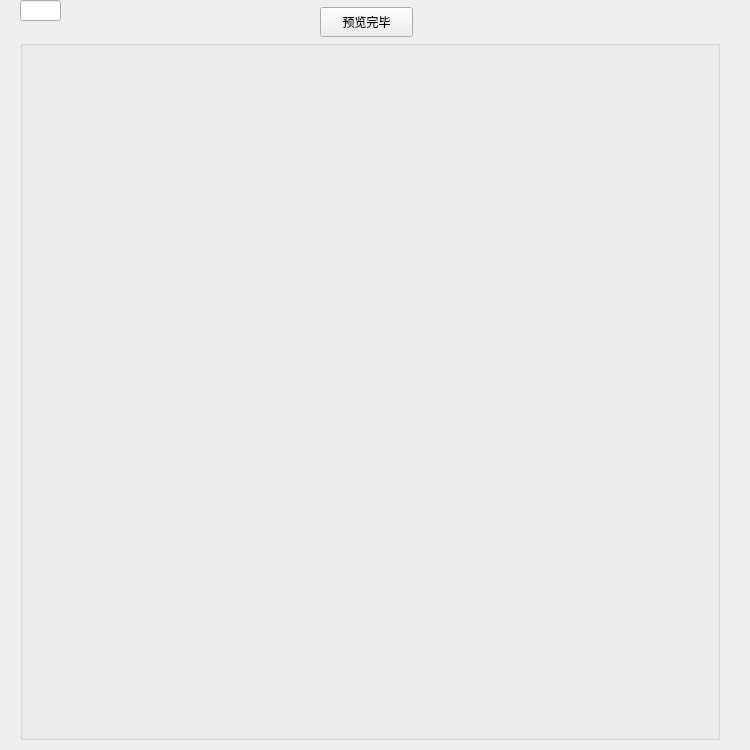
<?xml version="1.0" encoding="UTF-8"?>
<ui version="4.0">
 <class>Juzhen</class>
 <widget class="QWidget" name="Juzhen">
  <property name="geometry">
   <rect>
    <x>0</x>
    <y>0</y>
    <width>750</width>
    <height>750</height>
   </rect>
  </property>
  <property name="windowTitle">
   <string>矩阵</string>
  </property>
  <widget class="QGroupBox" name="groupBox">
   <property name="geometry">
    <rect>
     <x>20</x>
     <y>40</y>
     <width>700</width>
     <height>700</height>
    </rect>
   </property>
   <property name="title">
    <string/>
   </property>
  </widget>
  <widget class="QLineEdit" name="lineEdit">
   <property name="geometry">
    <rect>
     <x>20</x>
     <y>0</y>
     <width>41</width>
     <height>21</height>
    </rect>
   </property>
  </widget>
  <widget class="QPushButton" name="pushButton">
   <property name="geometry">
    <rect>
     <x>320</x>
     <y>7</y>
     <width>93</width>
     <height>30</height>
    </rect>
   </property>
   <property name="text">
    <string>预览完毕</string>
   </property>
  </widget>
 </widget>
 <resources/>
 <connections/>
</ui>
